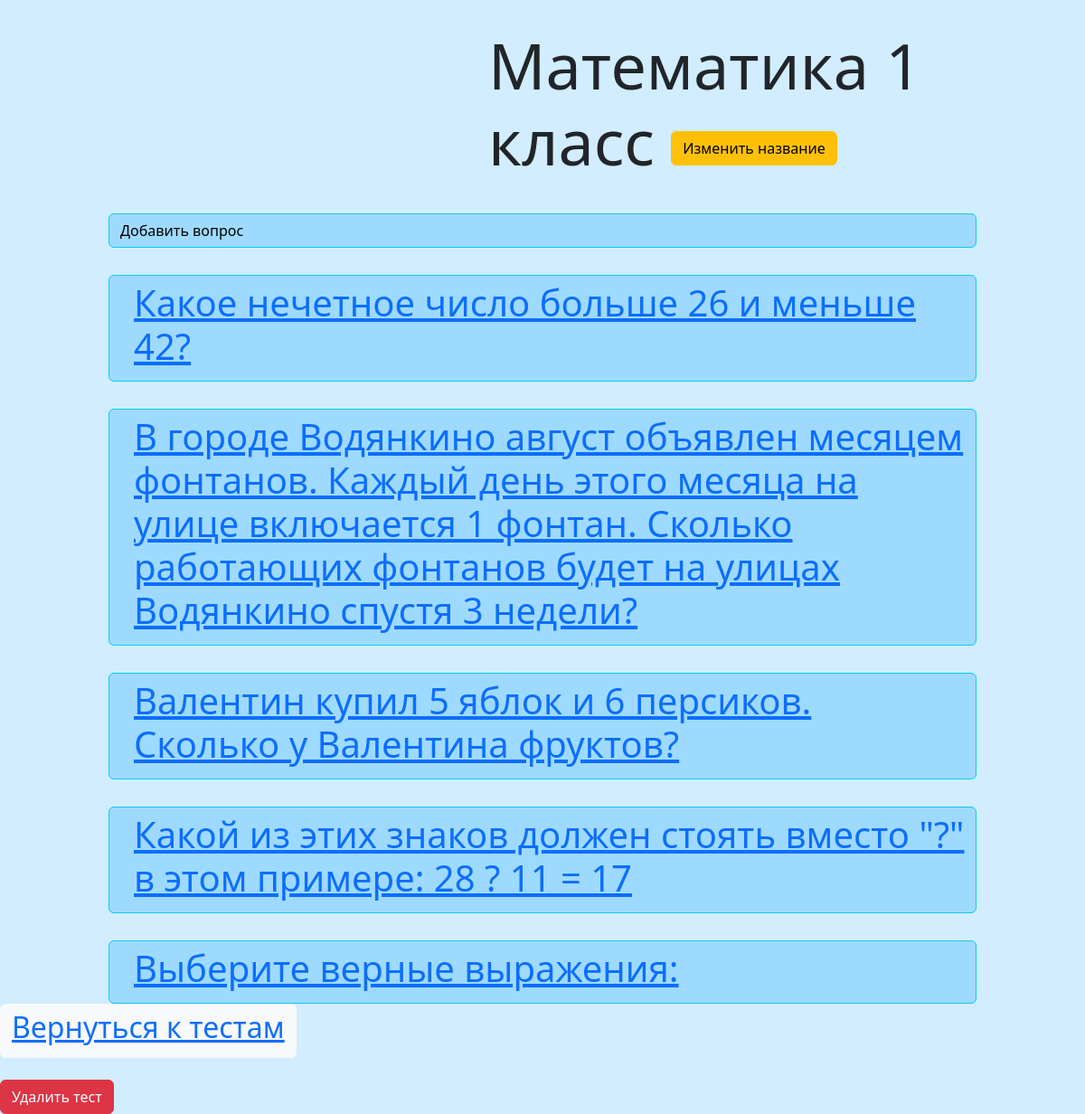
The page /creator/tests/7 on the database its author committed.
### creator/models.py (models this page shows, shortened)
class Quiz(models.Model):
    name = models.CharField(max_length=120)
    published = models.DateTimeField(auto_now_add=True)
    class Meta:
        ordering = ['published']
        verbose_name = 'Тест'
        verbose_name_plural = 'Тесты'

class Question(models.Model):
    class qtype(models.TextChoices):
        single = 'single'
        multiple = 'multiple'
    name = models.CharField(max_length=350)
    qtype = models.CharField(max_length=8, choices=qtype.choices, default=qtype.single)
    quiz = models.ForeignKey(Quiz, on_delete=models.CASCADE)
    explanation = models.CharField(max_length=550)
    class Meta:
        ordering = ['id']
        verbose_name = 'Вопрос'
        verbose_name_plural = 'Вопросы'

### creator/views.py (the view)
# urls.py: path('tests/<int:pk>', views.TestDetailView.as_view(), name='test-detail'),
class TestDetailView(DetailView):
    model = Quiz
    template_name = 'creator/display-test.html'
    questions = Question.objects.all()
    context_object_name = 'quiz'
    extra_context = {'questions': questions}

### creator/templates/creator/display-test.html (shortened to what this page needs)
{% extends 'creator/layout.html' %}
{% block body %}
    <div>
        <h1>{{ quiz.name }}
        <a href="/creator/tests/{{ quiz.id }}/update"><button class="btn btn-warning">Изменить название</button></a><br></h1>
        <a href="{% url 'add-question' %}"><button class="btn btn-info">Добавить вопрос</button></a>
        <div>
            {% for i in questions %}
            {% if quiz.id == i.quiz_id %}
            <button class="btn btn-info">
                <a href="answers/{{ i.id }}"><h2>{{ i.name }}</h2></a>
            </button>
            {% endif %}
        {% endfor %}
        </div>
    </div>
    <button class="btn btn-light">
        <a href="{% url 'test-lib' %}"><h2>Вернуться к тестам</h2></a>
    </button>
    <br><br><a href="/creator/tests/{{ quiz.id }}/delete"><button class="btn btn-danger">Удалить тест</button></a>
{% endblock %}

### creator/static/creator/css/main.css (style rules this page uses)
body { background: #d1edff; }
body h1 { font-size: 70px; margin-left: 45%; margin-top: 30px; }
.btn-info { background: #9edaff; clear: both; float: center; width: 80%; margin-left: 10%; margin-top: 30px; text-align: left; }
.btn-info h2 { margin-left: 15px; font-size: 40px; }

### rows shown on the page
Quiz: name "Математика 1 класс"
Question: name "Какое нечетное число больше 26 и меньше 42?"
Question: name "В городе Водянкино август объявлен месяцем фонтанов. Каждый день этого месяца на улице включается 1 фонтан. Сколько работающих фонтанов будет на улицах Водянкино спустя 3 недели?"
Question: name "Валентин купил 5 яблок и 6 персиков. Сколько у Валентина фруктов?"
Question: name "Какой из этих знаков должен стоять вместо \"?\" в этом примере: 28 ? 11 = 17"
Question: name "Выберите верные выражения:"
